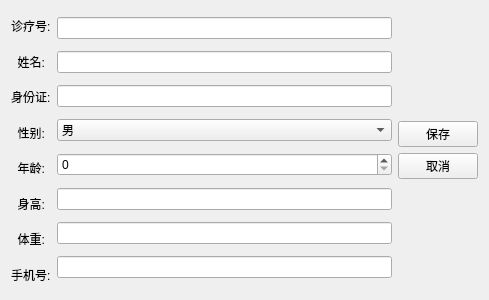
<?xml version="1.0" encoding="UTF-8"?>
<ui version="4.0">
 <class>PatientEditView</class>
 <widget class="QWidget" name="PatientEditView">
  <property name="geometry">
   <rect>
    <x>0</x>
    <y>0</y>
    <width>489</width>
    <height>300</height>
   </rect>
  </property>
  <property name="windowTitle">
   <string>编辑患者信息</string>
  </property>
  <layout class="QGridLayout" name="gridLayout">
   <item row="0" column="1">
    <layout class="QVBoxLayout" name="verticalLayout_3">
     <item>
      <spacer name="verticalSpacer">
       <property name="orientation">
        <enum>Qt::Orientation::Vertical</enum>
       </property>
       <property name="sizeHint" stdset="0">
        <size>
         <width>20</width>
         <height>40</height>
        </size>
       </property>
      </spacer>
     </item>
     <item>
      <widget class="QPushButton" name="btnSave">
       <property name="text">
        <string>保存</string>
       </property>
      </widget>
     </item>
     <item>
      <widget class="QPushButton" name="btnCancel">
       <property name="text">
        <string>取消</string>
       </property>
      </widget>
     </item>
     <item>
      <spacer name="verticalSpacer_2">
       <property name="orientation">
        <enum>Qt::Orientation::Vertical</enum>
       </property>
       <property name="sizeHint" stdset="0">
        <size>
         <width>20</width>
         <height>40</height>
        </size>
       </property>
      </spacer>
     </item>
    </layout>
   </item>
   <item row="0" column="0">
    <layout class="QHBoxLayout" name="horizontalLayout">
     <item>
      <layout class="QVBoxLayout" name="verticalLayout_2">
       <item>
        <widget class="QLabel" name="label_3">
         <property name="text">
          <string>诊疗号:</string>
         </property>
        </widget>
       </item>
       <item>
        <widget class="QLabel" name="label_4">
         <property name="text">
          <string>  姓名:</string>
         </property>
        </widget>
       </item>
       <item>
        <widget class="QLabel" name="label">
         <property name="text">
          <string>身份证:</string>
         </property>
        </widget>
       </item>
       <item>
        <widget class="QLabel" name="label_2">
         <property name="text">
          <string>  性别:</string>
         </property>
        </widget>
       </item>
       <item>
        <widget class="QLabel" name="label_7">
         <property name="text">
          <string>  年龄:</string>
         </property>
        </widget>
       </item>
       <item>
        <widget class="QLabel" name="label_5">
         <property name="text">
          <string>  身高:</string>
         </property>
        </widget>
       </item>
       <item>
        <widget class="QLabel" name="label_6">
         <property name="text">
          <string>  体重:</string>
         </property>
        </widget>
       </item>
       <item>
        <widget class="QLabel" name="label_8">
         <property name="text">
          <string>手机号:</string>
         </property>
        </widget>
       </item>
      </layout>
     </item>
     <item>
      <layout class="QVBoxLayout" name="verticalLayout">
       <item>
        <widget class="QLineEdit" name="id"/>
       </item>
       <item>
        <widget class="QLineEdit" name="name"/>
       </item>
       <item>
        <widget class="QLineEdit" name="idCard"/>
       </item>
       <item>
        <widget class="QComboBox" name="gender">
         <item>
          <property name="text">
           <string>男</string>
          </property>
         </item>
         <item>
          <property name="text">
           <string>女</string>
          </property>
         </item>
        </widget>
       </item>
       <item>
        <widget class="QSpinBox" name="age"/>
       </item>
       <item>
        <widget class="QLineEdit" name="height"/>
       </item>
       <item>
        <widget class="QLineEdit" name="weight"/>
       </item>
       <item>
        <widget class="QLineEdit" name="phone"/>
       </item>
      </layout>
     </item>
    </layout>
   </item>
  </layout>
 </widget>
 <resources/>
 <connections/>
</ui>
